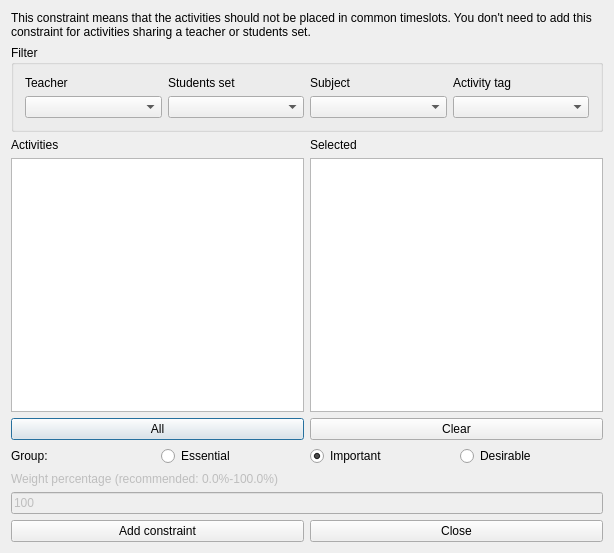
<?xml version="1.0" encoding="UTF-8"?>
<ui version="4.0">
 <class>AddConstraintActivitiesNotOverlappingForm_template</class>
 <widget class="QDialog" name="AddConstraintActivitiesNotOverlappingForm_template">
  <property name="geometry">
   <rect>
    <x>0</x>
    <y>0</y>
    <width>614</width>
    <height>553</height>
   </rect>
  </property>
  <property name="windowTitle">
   <string extracomment="This is the title of the dialog to add a new constraint of this type">Add activities not overlapping</string>
  </property>
  <layout class="QGridLayout" name="gridLayout_2">
   <item row="0" column="0">
    <widget class="QLabel" name="textLabel1">
     <property name="sizePolicy">
      <sizepolicy hsizetype="Minimum" vsizetype="Minimum">
       <horstretch>0</horstretch>
       <verstretch>0</verstretch>
      </sizepolicy>
     </property>
     <property name="text">
      <string>This constraint means that the activities should not be placed in common timeslots. You don't need to add this constraint for activities sharing a teacher or students set.</string>
     </property>
     <property name="wordWrap">
      <bool>true</bool>
     </property>
    </widget>
   </item>
   <item row="1" column="0">
    <widget class="QGroupBox" name="filterGroupBox">
     <property name="title">
      <string>Filter</string>
     </property>
     <layout class="QGridLayout" name="gridLayout">
      <item row="0" column="0">
       <widget class="QLabel" name="teachersTextLabel">
        <property name="text">
         <string>Teacher</string>
        </property>
        <property name="wordWrap">
         <bool>false</bool>
        </property>
       </widget>
      </item>
      <item row="0" column="1">
       <widget class="QLabel" name="studentsTextLabel">
        <property name="text">
         <string>Students set</string>
        </property>
        <property name="wordWrap">
         <bool>false</bool>
        </property>
       </widget>
      </item>
      <item row="0" column="2">
       <widget class="QLabel" name="subjectsTextLabel">
        <property name="text">
         <string>Subject</string>
        </property>
        <property name="wordWrap">
         <bool>false</bool>
        </property>
       </widget>
      </item>
      <item row="0" column="3">
       <widget class="QLabel" name="activityTagsTextLabel">
        <property name="text">
         <string>Activity tag</string>
        </property>
        <property name="wordWrap">
         <bool>false</bool>
        </property>
       </widget>
      </item>
      <item row="1" column="0">
       <widget class="QComboBox" name="teachersComboBox"/>
      </item>
      <item row="1" column="1">
       <widget class="QComboBox" name="studentsComboBox"/>
      </item>
      <item row="1" column="2">
       <widget class="QComboBox" name="subjectsComboBox"/>
      </item>
      <item row="1" column="3">
       <widget class="QComboBox" name="activityTagsComboBox"/>
      </item>
     </layout>
    </widget>
   </item>
   <item row="2" column="0">
    <layout class="QHBoxLayout" name="horizontalLayout">
     <item>
      <layout class="QVBoxLayout" name="verticalLayout_2">
       <item>
        <widget class="QLabel" name="activitiesTextLabel">
         <property name="frameShape">
          <enum>QFrame::NoFrame</enum>
         </property>
         <property name="frameShadow">
          <enum>QFrame::Plain</enum>
         </property>
         <property name="text">
          <string>Activities</string>
         </property>
         <property name="wordWrap">
          <bool>false</bool>
         </property>
        </widget>
       </item>
       <item>
        <widget class="QListWidget" name="activitiesListWidget"/>
       </item>
       <item>
        <widget class="QPushButton" name="addAllActivitiesPushButton">
         <property name="text">
          <string comment="Text on a button. It refers to adding all activities from the list above this button into the current constraint">All</string>
         </property>
        </widget>
       </item>
      </layout>
     </item>
     <item>
      <layout class="QVBoxLayout" name="verticalLayout">
       <item>
        <widget class="QLabel" name="notOverlappingActivitiesTextLabel">
         <property name="frameShape">
          <enum>QFrame::NoFrame</enum>
         </property>
         <property name="frameShadow">
          <enum>QFrame::Plain</enum>
         </property>
         <property name="text">
          <string comment="It refers to a list of selected activities">Selected</string>
         </property>
         <property name="wordWrap">
          <bool>false</bool>
         </property>
        </widget>
       </item>
       <item>
        <widget class="QListWidget" name="notOverlappingActivitiesListWidget"/>
       </item>
       <item>
        <widget class="QPushButton" name="clearPushButton">
         <property name="text">
          <string>Clear</string>
         </property>
        </widget>
       </item>
      </layout>
     </item>
    </layout>
   </item>
   <item row="3" column="0">
    <layout class="QHBoxLayout" name="horizontalLayout_4">
     <item>
      <widget class="QLabel" name="groupTextLabel">
       <property name="text">
        <string>Group:</string>
       </property>
      </widget>
     </item>
     <item>
      <widget class="QRadioButton" name="essentialRadioButton">
       <property name="text">
        <string>Essential</string>
       </property>
      </widget>
     </item>
     <item>
      <widget class="QRadioButton" name="importantRadioButton">
       <property name="text">
        <string>Important</string>
       </property>
       <property name="checked">
        <bool>true</bool>
       </property>
      </widget>
     </item>
     <item>
      <widget class="QRadioButton" name="desirableRadioButton">
       <property name="text">
        <string>Desirable</string>
       </property>
      </widget>
     </item>
    </layout>
   </item>
   <item row="4" column="0">
    <layout class="QVBoxLayout">
     <item>
      <widget class="QLabel" name="weightTextLabel">
       <property name="enabled">
        <bool>false</bool>
       </property>
       <property name="frameShape">
        <enum>QFrame::NoFrame</enum>
       </property>
       <property name="frameShadow">
        <enum>QFrame::Plain</enum>
       </property>
       <property name="text">
        <string>Weight percentage (recommended: 0.0%-100.0%)</string>
       </property>
       <property name="wordWrap">
        <bool>false</bool>
       </property>
      </widget>
     </item>
     <item>
      <widget class="QLineEdit" name="weightLineEdit">
       <property name="enabled">
        <bool>false</bool>
       </property>
       <property name="text">
        <string notr="true">100</string>
       </property>
      </widget>
     </item>
    </layout>
   </item>
   <item row="5" column="0">
    <layout class="QHBoxLayout">
     <item>
      <widget class="QPushButton" name="addConstraintPushButton">
       <property name="text">
        <string>Add constraint</string>
       </property>
      </widget>
     </item>
     <item>
      <widget class="QPushButton" name="closePushButton">
       <property name="text">
        <string>Close</string>
       </property>
      </widget>
     </item>
    </layout>
   </item>
  </layout>
 </widget>
 <layoutdefault spacing="6" margin="11"/>
 <resources/>
 <connections/>
</ui>
